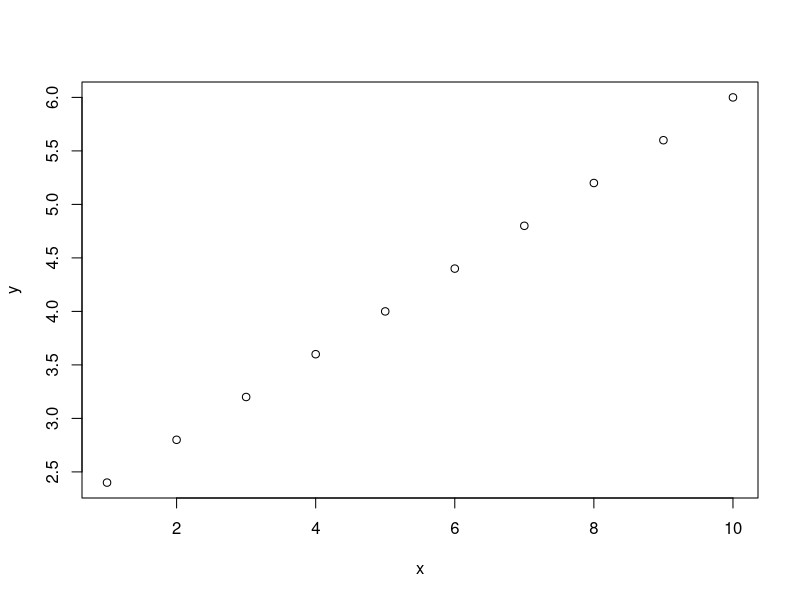
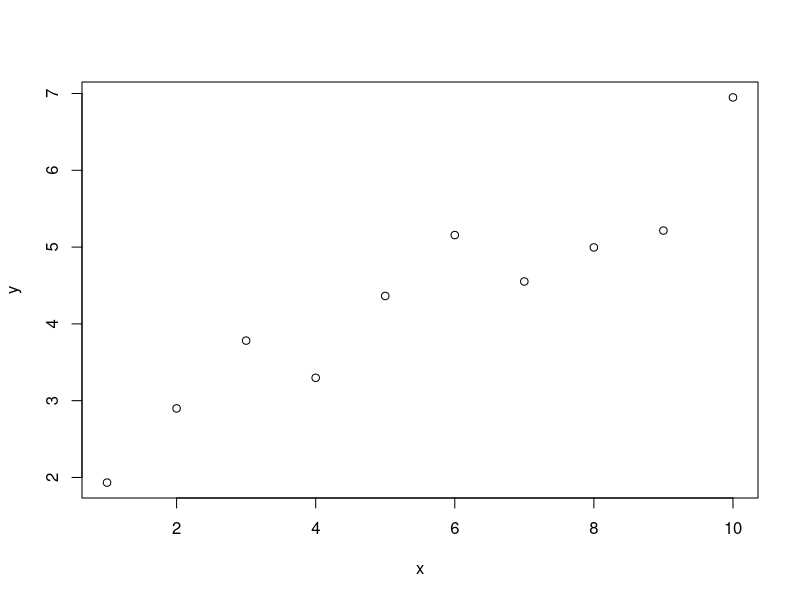

Write the R code that produced these figures, in order.
## ---- chunk 1
knitr::opts_chunk$set(echo = TRUE)
## ---- chunk 2
t1 <- Sys.time()
## ---- chunk 3
x <- seq(1, 10, by = 1)

y <- 0.4 * x + 2

plot(x, y)

lm1 <- lm(y ~ x)
summary(lm1)

## ---- chunk 4
ep <- rnorm( n = length(y), mean = 0, sd = 0.6 )

y <- 0.4 * x + 2 + ep

plot(x, y)

lm1 <- lm(y ~ x)
summary(lm1)

